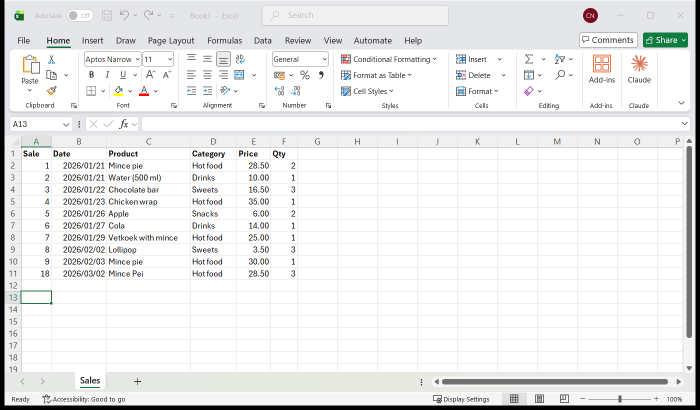
#> input picture tools/excel-screens/out/dbwhat-flatfile-raw.png, 1400 x 820 px (shown at 1/2 size); its folder holds only this picture in this run
$ python crop.py
#> lines starting #> are read from the running program, lines starting #| are printed output that depends on the picture
"""Cuts flatfile.ps1's picture down to the name box, formula bar and grid, and
copies it to the site with where each cell is on the cut picture
(public/assets/lessons/sql/<name>.png and .json - the activity circles cells
by address from the .json). Every crop starts below Excel's ribbon, so the
title bar - which shows the signed-in Office account's initials - is never
kept. Taken at 100% scaling, Excel at 100% zoom. Look at the picture."""
from PIL import Image
import json
import os

HERE = os.path.dirname(__file__)
OUT = os.path.join(HERE, 'out')
SITE = 'D:/DB Sync/Dropbox/Projects/AIPascalCourse/public/assets/lessons/sql'
TITLE_BAR = 60          # everything above this is the title bar

# picture: (left, top, right, bottom) in the 1400 x 820 capture - the name
# box and formula bar, the column letters, rows 1 to 13 and columns A to K
# (G to K left empty for the activity's notes)
CROPS = {
    'dbwhat-flatfile': (8, 228, 996, 609),
}

for name, box in CROPS.items():
    if box[1] < TITLE_BAR:
        raise SystemExit(f'{name}: the crop keeps the title bar (the Office account)')

    Image.open(os.path.join(OUT, name + '-raw.png')).crop(box).save(os.path.join(SITE, name + '.png'))
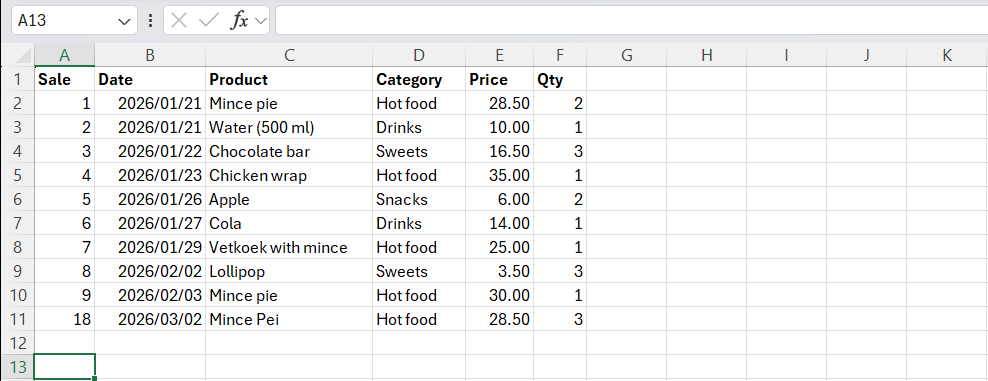
#> saved as dbwhat-flatfile.png: PIL image 988x381 RGBA; mean R, G, B, A 242.7, 242.9, 243, 255

#> (the run stopped early here; a loop or call above may not have finished)
